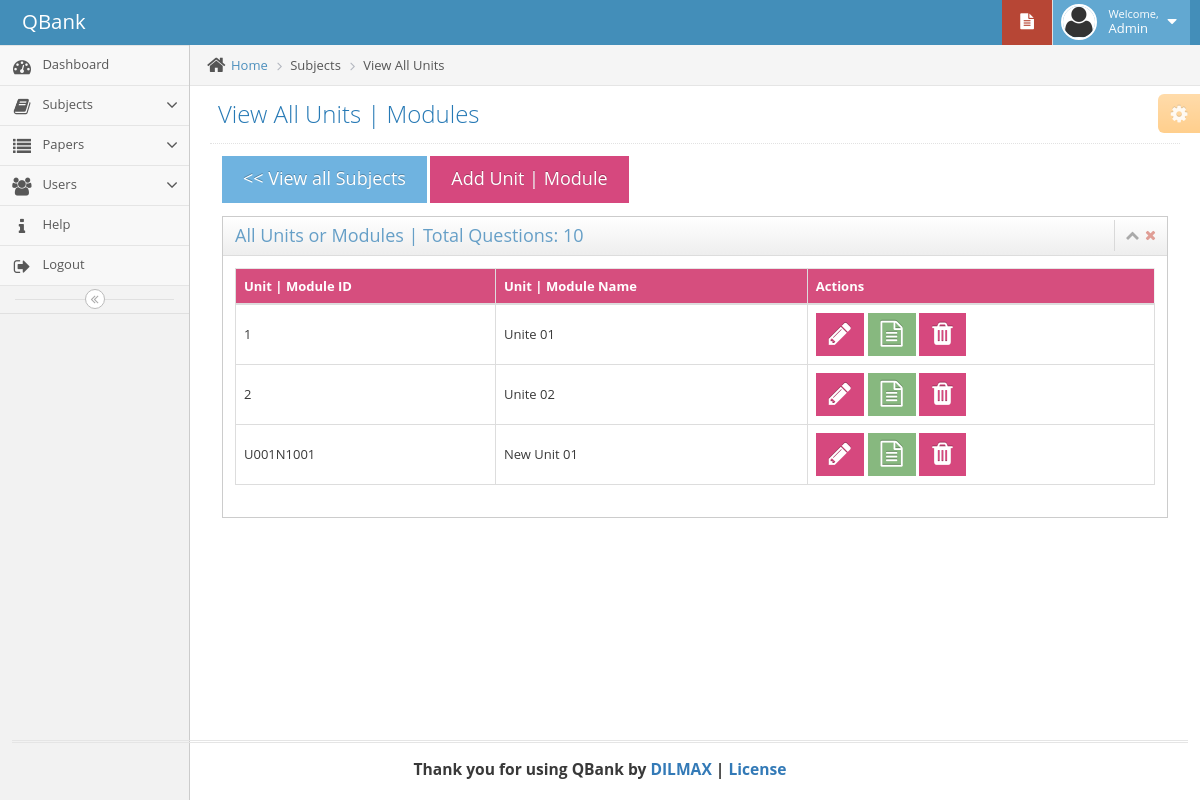
The app's page /index.php?page=ViewAllUnits&SubjectID=5515 (signed in) with its own data.
### tables this page shows
CREATE TABLE `cp_users` (
  `id` int(11) NOT NULL,
  `username` varchar(45) NOT NULL,
  `password` varchar(45) NOT NULL,
  `firstname` varchar(45) NOT NULL,
  `lastname` varchar(45) NOT NULL
);

CREATE TABLE `cp_units` (
  `uni_id` int(11) NOT NULL,
  `uni_subj_id` int(11) DEFAULT NULL,
  `uni_uni_id` varchar(11) DEFAULT NULL,
  `uni_name` varchar(255) DEFAULT NULL
);

### php-includes/viewallunits.inc.php (the view, shortened to what this page needs)
<?php
if(isset($_SESSION['user_id']) && isset($_SESSION['user_name'])){
?>
	<div class="main-content">
				<div class="main-content-inner">
					<div class="breadcrumbs ace-save-state" id="breadcrumbs">
						<ul class="breadcrumb">
							<li>
								<i class="ace-icon fa fa-home home-icon"></i>
								<a href="#">Home</a>
							</li>
                                                        <li >Subjects </li>
							<li class="active">View All Units </li>
						</ul>
					</div>
					<div class="page-content">
                                            <div class="ace-settings-container" id="ace-settings-container">
							<div class="btn btn-app btn-xs btn-warning ace-settings-btn" id="ace-settings-btn">
								<i class="ace-icon fa fa-cog bigger-130"></i>
							</div>
						</div>
						<div class="page-header">
							<h1>
								View All Units | Modules
							</h1>
						</div>
						<div class="row">
							<div class="col-xs-12">
<div class="col-xs-12 col-sm-12">
    <a style="margin-bottom: 10px;" type="button" href="index.php?page=ViewAllSubjects"  class="btn btn-info btn-lg" data-toggle="modal" > << View all Subjects</a>
<button style="margin-bottom: 10px;" type="button" class="btn btn-pink btn-lg" data-toggle="modal" data-target="#myModal_addSubject">Add Unit | Module</button>
<?php
            $SubjectID = $_GET['SubjectID'];
        $stmt_Q_count = $db->prepare("SELECT COUNT(que_subj_id) FROM cp_question WHERE `que_subj_id`= $SubjectID");
        $stmt_Q_count->bind_result($TotalQuestions);
        $stmt_Q_count->execute();
?>
    <div class="widget-box">
        <div class="widget-header">
                        <h4 class="widget-title">All Units or Modules | Total Questions: <?php echo $TotalQuestions; ?></h4>
                        <div class="widget-toolbar">
                                <a href="#" data-action="collapse">
                                        <i class="ace-icon fa fa-chevron-up"></i>
                                </a>
                                <a href="#" data-action="close">
                                        <i class="ace-icon fa fa-times"></i>
                                </a>
                        </div>
                </div>
                <div class="widget-body">
                        <div class="widget-main">
                                <div>
<div class="box-body table-responsive no-padding">
  <table id="vas_table" class="table table-hover table-bordered table-responsive">
                    <thead>
                        <tr style="background-color: #d64e7e; color: white; padding-top: 12px; padding-bottom: 12px;">
                        <th>Unit | Module ID</th>
                        <th>Unit | Module Name</th>
                        <th>Actions</th>
                      </tr>
                    </thead>
                    <tbody>
                        <?php
                            $Subject_ID = $_GET['SubjectID'];
                           $stmt_view_units = $db->prepare("SELECT uni_id, uni_subj_id, uni_uni_id, uni_name FROM `cp_units` WHERE `uni_subj_id`=$Subject_ID ");
                           $stmt_view_units->bind_result( $uni_id, $uni_subj_id, $uni_uni_id, $uni_name );
                           $stmt_view_units->execute();
                           while ($stmt_view_units->fetch()){
                        ?>
                        <tr >
                         <td style=" vertical-align: middle;"><?php echo $uni_uni_id;  ?></td>
                         <td style=" vertical-align: middle;"><?php echo $uni_name; ?></td>
                         <td>
                             <button title="Edit Unit | Module" class="btn btn-pink btn-sm view_Unit_data"  type="button"  id="<?php echo $uni_id;  ?>"><i class="ace-icon fa fa-pencil fa-2x icon-only "></i></button>
                             <a href="index.php?page=ViewQuestion&SubjectID=<?php echo $uni_subj_id; ?>&UnitID=<?php echo $uni_id; ?>" title="View Question" class="btn btn-success btn-sm">
                                    <i class="ace-icon fa fa-file-text-o fa-2x icon-only"></i>
                             </a>
                             <button title="Delete" class="view_unit_delete_data btn btn-pink btn-sm"  type="button" id="<?php echo $uni_id;  ?>" ><i class="ace-icon fa fa-trash fa-2x icon-only"></i></button>
                      <?php
                           }
                      ?>
                         </td>
                      </tr>
                   </tbody>
                     </table>
                    </div>
            </div>
    </div>
    </div>
                    </div>
            </div>
    </div>
    </div>
    </div>
<?php
} else {
    header('Location: login.php');
}
?>

### php-includes/topnav.inc.php (shortened to what this page needs)
<?php
if(isset($_SESSION['user_id']) && isset($_SESSION['user_name'])){
?>
<div id="navbar" class="navbar navbar-default          ace-save-state">
			<div class="navbar-container ace-save-state" id="navbar-container">
				<div class="navbar-header pull-left">
					<a href="index.html" class="navbar-brand">
						<small>
							QBank
						</small>
					</a>
				</div>
				<div class="navbar-buttons navbar-header pull-right" role="navigation">
					<ul class="nav ace-nav">
						<li class="red dropdown-modal">
							<a data-toggle="dropdown" class="dropdown-toggle" href="#">
								<i class="ace-icon fa fa-file-text  icon-animated-vertical"></i>
							</a>
						</li>
<?php
        $stmt = $db->prepare("SELECT id, firstname, lastname FROM `cp_users` WHERE id= {$_SESSION['user_id']}");
        $stmt->bind_result($id, $FirstName, $LastName);
        $stmt->execute();
?>
						<li class="light-blue dropdown-modal">
							<a data-toggle="dropdown" href="#" class="dropdown-toggle">
								<img class="nav-user-photo" src="assets/images/avatars/avatar2.png" alt="Jason's Photo" />
								<span class="user-info">
									<small>Welcome,</small>
                                                                            <?php
                                                                        while ($stmt->fetch()){
									echo $FirstName;
                                                                        }
                                                                        ?>
								</span>
								<i class="ace-icon fa fa-caret-down"></i>
							</a>
						</li>
					</ul>
				</div>
			</div>
		</div>
<?php
} else {
    header('Location: login.php');
}
?>

### records on screen
cp_users: firstname "Admin"
cp_units: uni_uni "1", uni_name "Unite 01"
cp_units: uni_uni "2", uni_name "Unite 02"
cp_units: uni_uni "U001N1001", uni_name "New Unit 01"

### other values on screen
$TotalQuestions "10"
